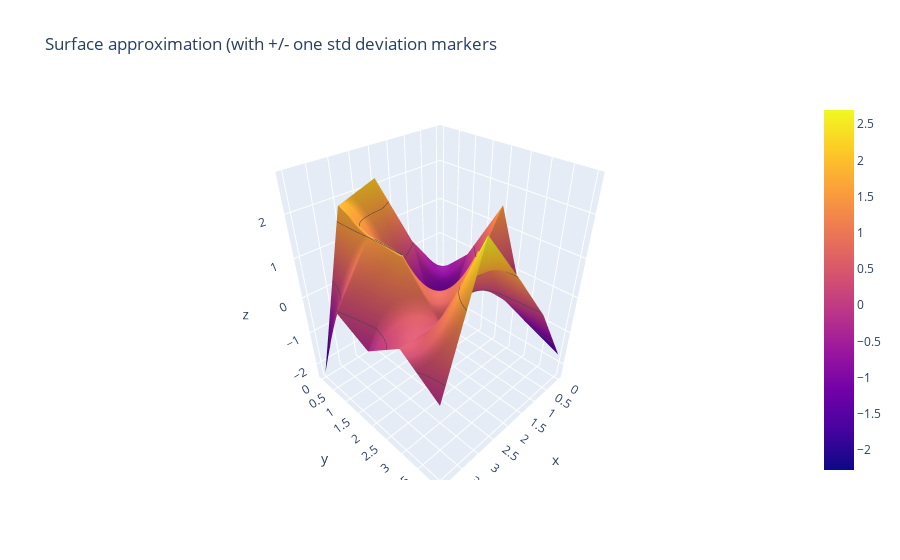

Notebook source saved alongside this figure:
### Code cell
matrixInfo(m, verbose=False, surfaceGraph=True )

### Figure 1 — Plotly figure (JSON) as saved in the notebook; plotly's stock layout.template omitted (floating-point values rounded to 4 significant figures)
{"data": [{"contours": {"z": {"end": 1.529, "show": true, "size": 1.345, "start": -1.173}}, "type": "surface", "x": [0, 1, 2, 3, 4], "y": [0, 1, 2, 3, 4], "z": [[-1.082, 0.2314, 2.173, 1.847, -2.277], [-0.1624, -2.218, -1.345, 1.558, 0.1531], [1.535, -0.01325, -0.8454, 1.529, -0.2693], [-1.265, -0.06436, 1.602, 0.4531, 0.4481], [-1.678, 0.0721, 1.414, 2.697, -0.2123]]}], "layout": {"title": {"text": "Surface approximation (with +/- one std deviation markers"}, "xaxis": {"title": {"text": "rows"}}, "yaxis": {"title": {"text": "columns"}}}}
